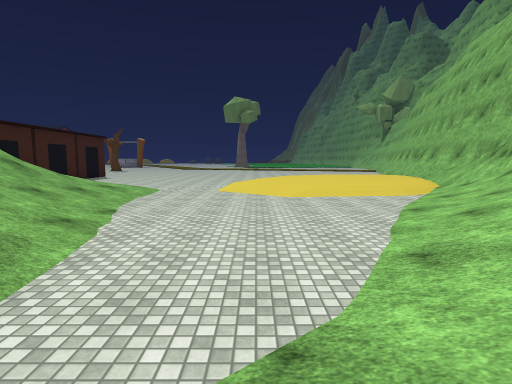
view 1 (above)

24 first-person views from a walk through a Unity game level. The camera is 1.4 m above the floor, tilts 6° down and sees 80° across. The floor is counted in squares, 2 m on a side. Each view is taken from the middle of a square. On the plan, view 1 faces up. The plan holds only what a view shows up to about 10 squares ahead; the rest is blank. The place goes on beyond the plan. Some animated figures are not drawn. Some surface patterns are stand-ins.

view 2
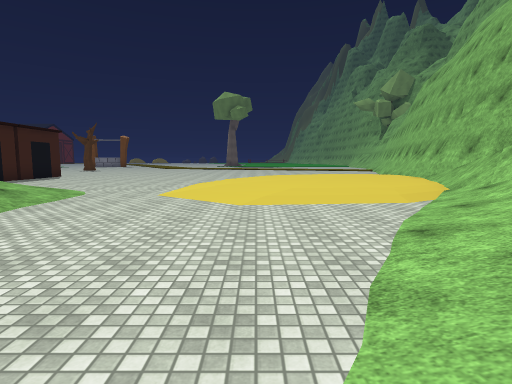

view 3
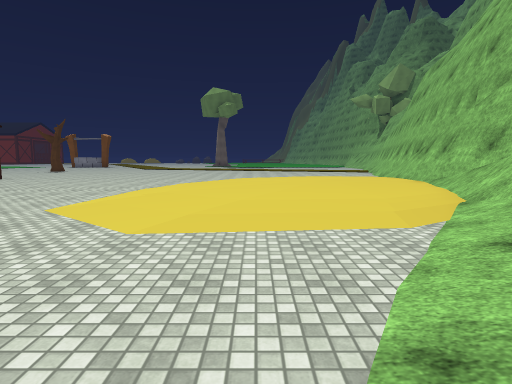

view 4
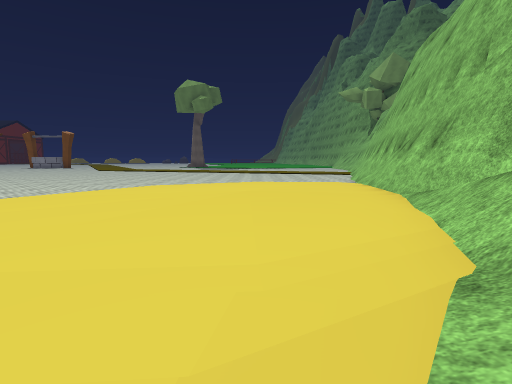

view 5
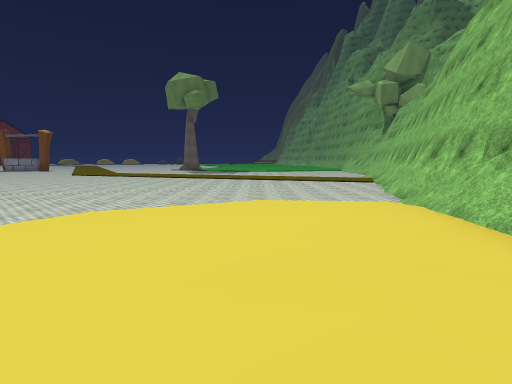

view 6
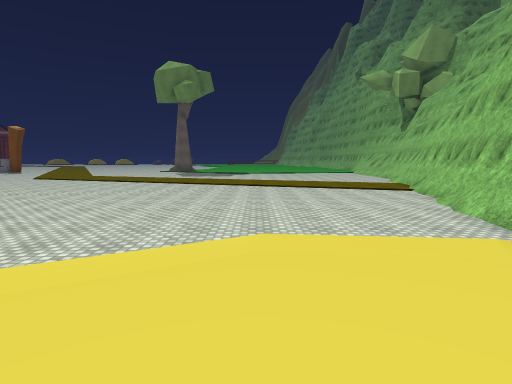

view 7
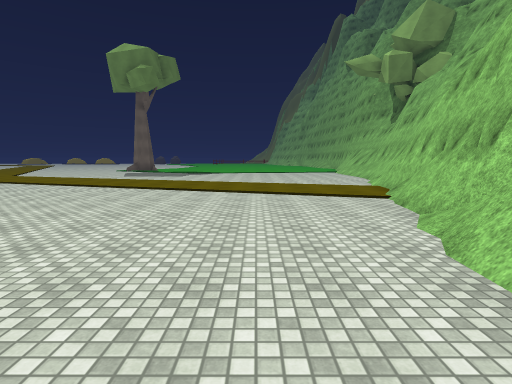

view 8
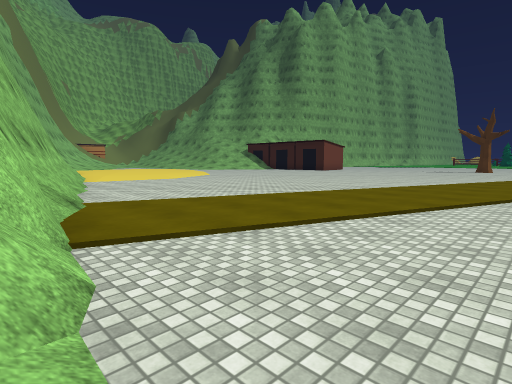

view 9
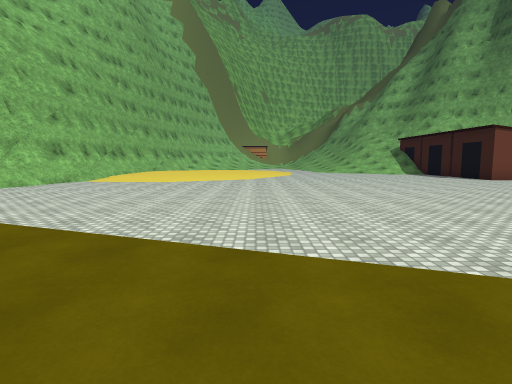

view 10
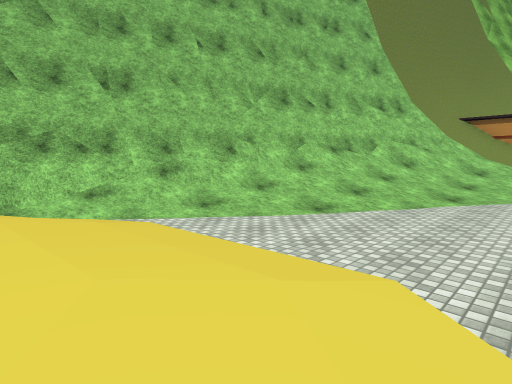

view 11
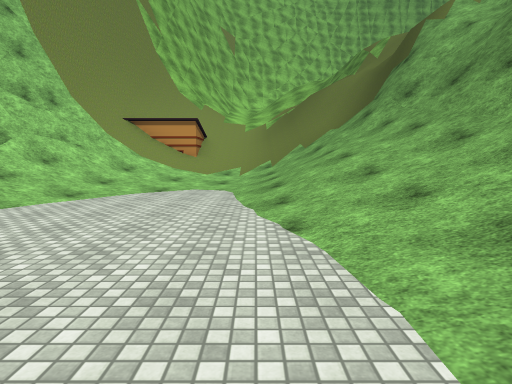

view 12
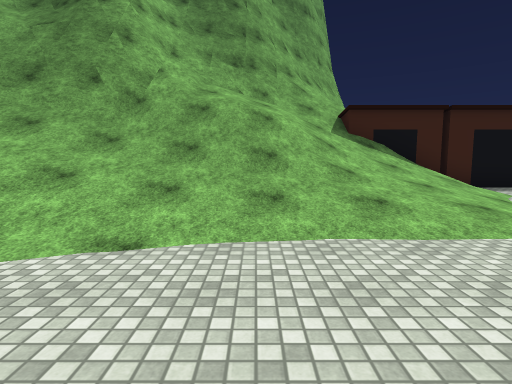

view 13
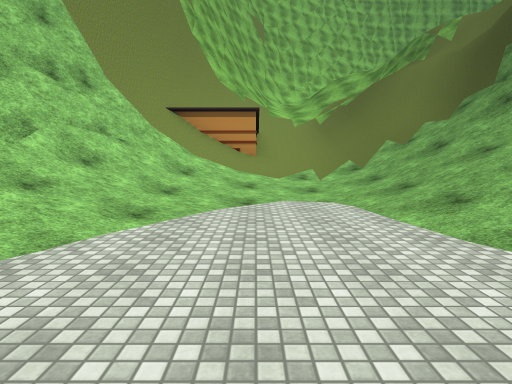

view 14
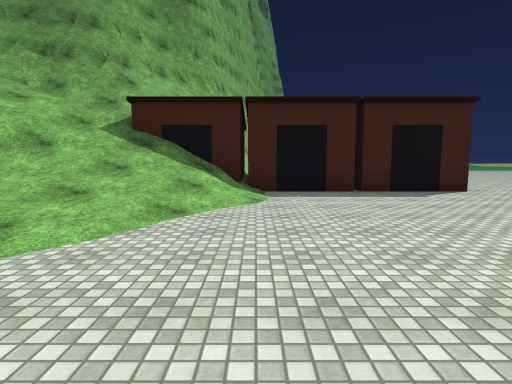

view 15
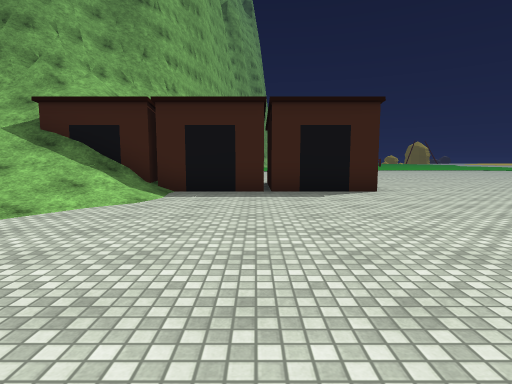

view 16
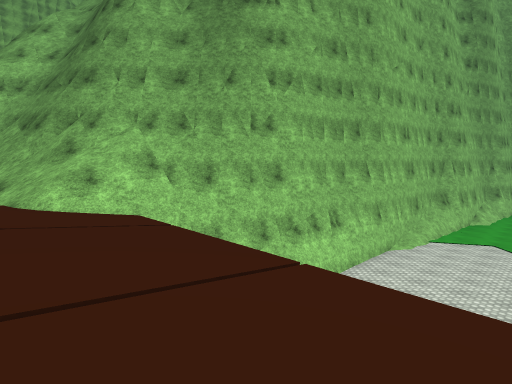

view 17
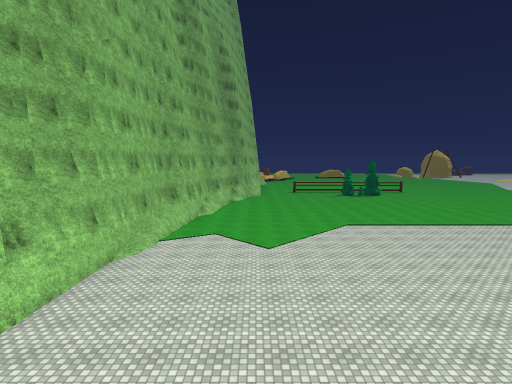

view 18
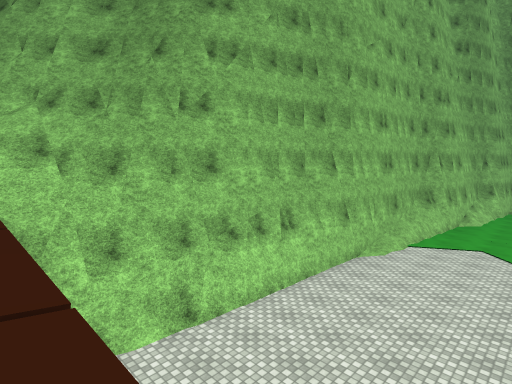

view 19
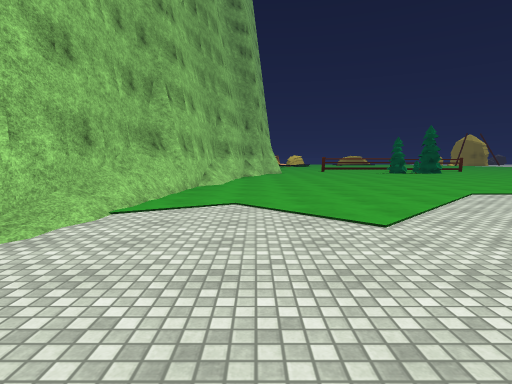

view 20
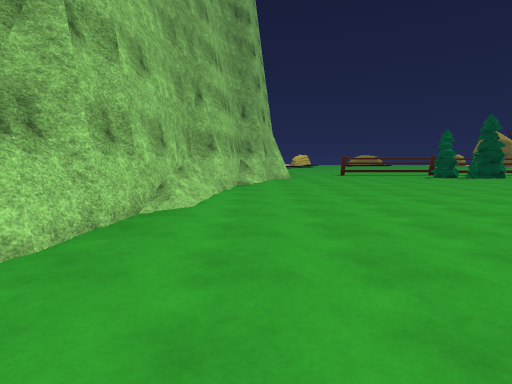

view 21
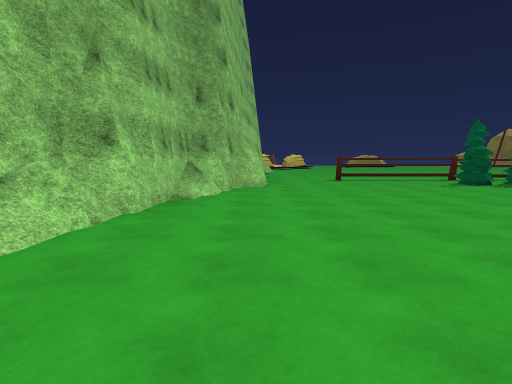

view 22
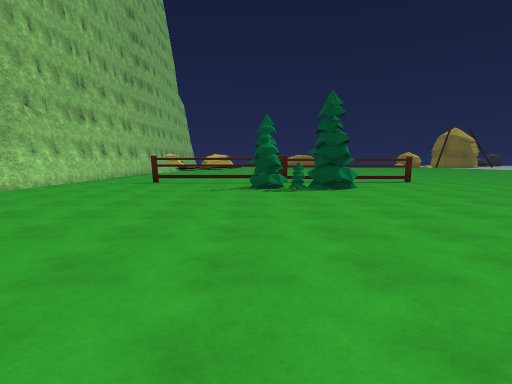

view 23
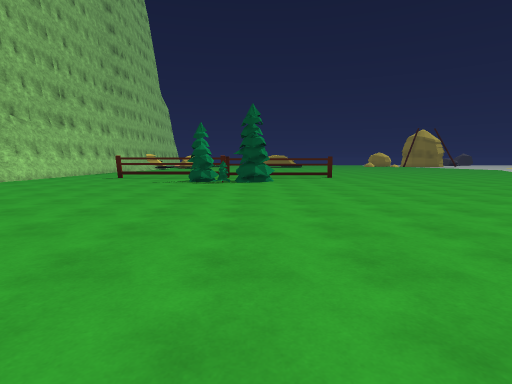

view 24
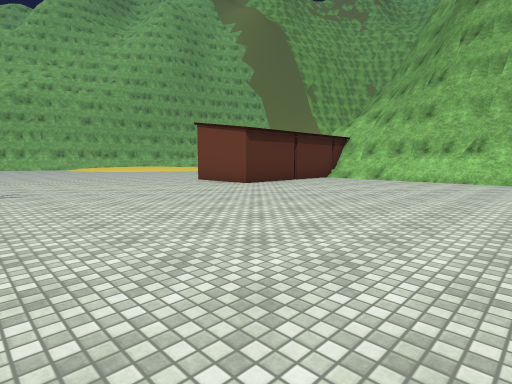

### Floor plan
Key: @ floor where view 1 was taken; # wall or solid block; . main floor; : floor 0.25 m higher than the main floor; + floor 0.5 m higher than the main floor; * floor 0.75 m higher than the main floor; % floor 3.75 m higher than the main floor; & floor 4 m higher than the main floor; / step, stairs or slope; = window, fence, low wall or low ledge; ^ raised ledge; v drop or lower ground; T tree; O other object.
Columns run from 33 left of view 1 to 11 right of it. Each row starts with its distance up from view 1.
 27 :::::::::                         :   ......
 26 #:::::::::                      ::::::.....##
 25 #::::::::::                    ...:::::::..#
 24 #:::::::::::                   .....:::::::#
 23 #:TT::::::::...              ..........:::/#
 22 #::T:::::::: .........       .............##
 21  :T::::::::  .............................#
 20 :#:::::::::: .............................#
 19 :#::::::::::.............................##
 18 :#:::::::::::............................##
 17 ::::::::::::::...........................#
 16 :::::::::::::::......................////#
 15 ####:::::::::::........% &........./++++##
 14    ##:::::::::.........  &......../+++++##
 13     ^###//::::........   &....... ++++++#
 12        ^^####///.......  &......./+++**+#
 11            #^^#######//  &//.....++++++/#
 10                    ####% &///....++++++/#
  9                      #/////////..++++++/^
  8                      #/////////..::+///#^
  7                      ^#////////......//##
  6                       ^#///////......//^
  5                        ^///////.....//#^
  4                        ^#///////...///#^
  3                         ^###////...///^
  2                          ^=#////..///#^
  1                         ^#=/////.////#
  0                         ^//#/////@//#^
 -1                          /=^////////#
 -2                          /v^///////O#
 -3                           #=////// ##
 -4                           /=///////#O

Where each view was taken, in squares from view 1:
view 1: 0 up, 0 right, facing up
view 2: 2 up, 1 right, facing up
view 3: 4 up, 2 right, facing up
view 4: 7 up, 4 right, facing up
view 5: 10 up, 4 right, facing up
view 6: 13 up, 4 right, facing up
view 7: 16 up, 6 right, facing up
view 8: 27 up, 10 right, facing down-left
view 9: 27 up, 1 right, facing down
view 10: 9 up, 0 right, facing down-right
view 11: 8 up, 2 left, facing down
view 12: 6 up, 0 right, facing left
view 13: 6 up, 0 right, facing down
view 14: 11 up, 1 left, facing left
view 15: 13 up, 1 left, facing left
view 16: 15 up, 8 left, facing down-left
view 17: 15 up, 10 left, facing left
view 18: 15 up, 10 left, facing down-left
view 19: 14 up, 15 left, facing left
view 20: 14 up, 19 left, facing left
view 21: 15 up, 22 left, facing left
view 22: 21 up, 23 left, facing left
view 23: 23 up, 21 left, facing left
view 24: 22 up, 17 left, facing down-right
